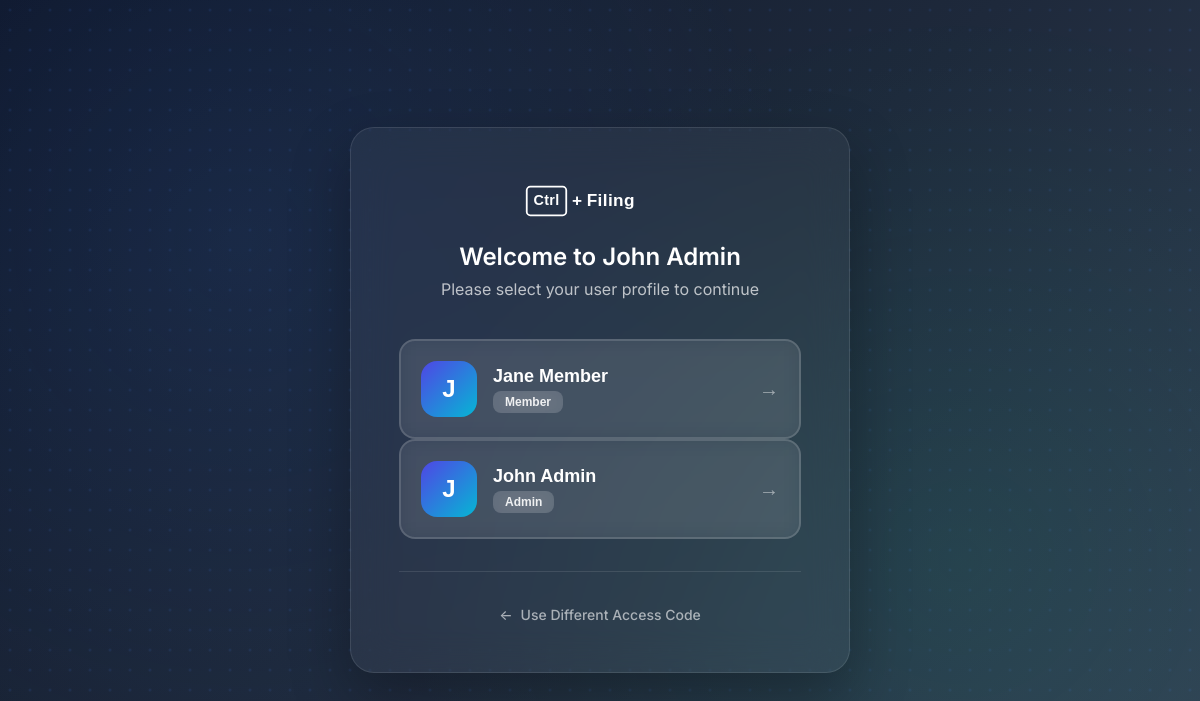
The app's page /select-user (signed in), older data.
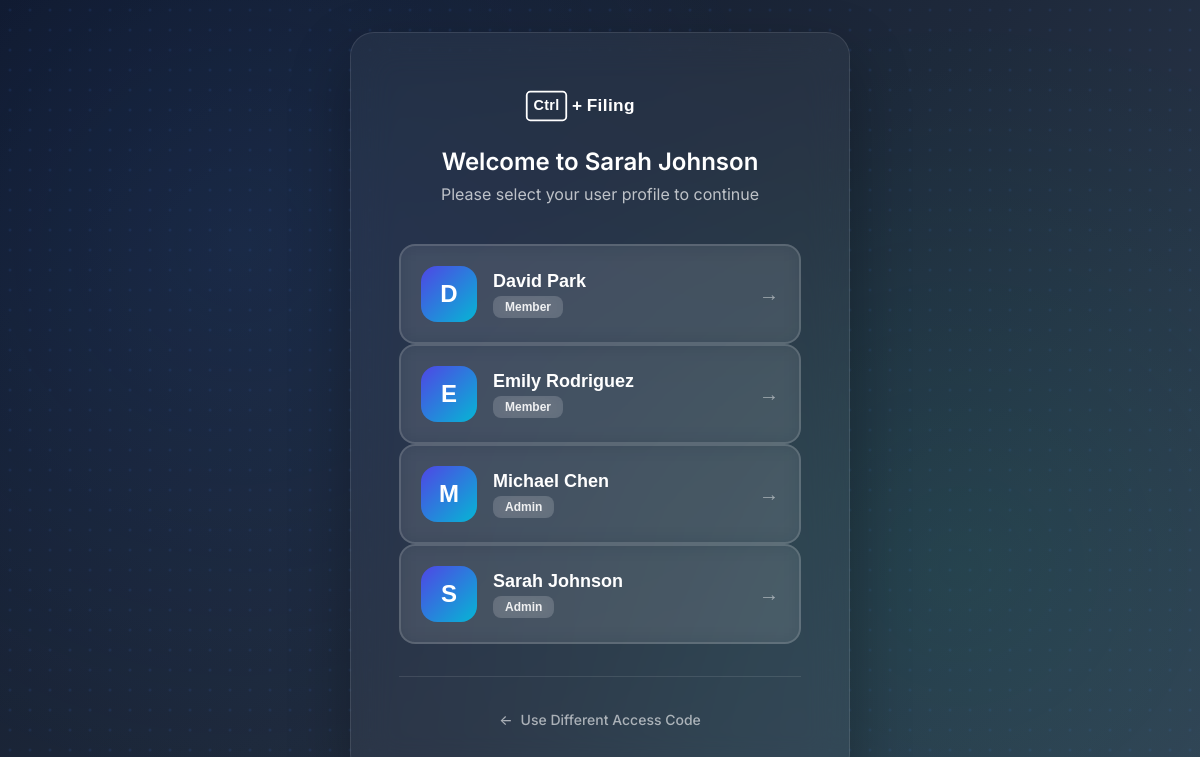
The same page, newer data.
### src/models/auth.py (models this page shows)
class User(db.Model):
    id = db.Column(db.Integer, primary_key=True)
    name = db.Column(db.String(100), nullable=False)
    role = db.Column(db.String(20), nullable=False, default='Member')
    firm_id = db.Column(db.Integer, db.ForeignKey('firm.id'), nullable=False)
    created_at = db.Column(db.DateTime, default=datetime.utcnow)
    tasks = db.relationship('Task', backref='assignee', lazy=True)
    activity_logs = db.relationship('ActivityLog', backref='user', lazy=True)

### src/modules/auth/routes.py (the view)
@auth_bp.route('/select-user')
def select_user():
    if not SessionService.is_firm_authenticated():
        return redirect(url_for('auth.login'))
    firm_id = session['firm_id']
    auth_service = ServiceFactory.create_auth_service()
    users = auth_service.get_users_for_firm(firm_id)
    return render_template('auth/select_user.html', users=users, firm_name=session.get('firm_name', 'Your Firm'))

### src/modules/auth/repository.py (called while the page is built)
    def get_by_firm(self, firm_id: int, include_inactive: bool = False) -> List[User]:
        query = User.query.filter(User.firm_id == firm_id)
        return query.order_by(User.name.asc()).all()

### src/modules/auth/service.py (called while the page is built)
    def get_users_for_firm(self, firm_id: int) -> List[User]:
        return self.user_repository.get_by_firm(firm_id)

### src/modules/auth/session_service.py (called while the page is built)
    @staticmethod
    def is_firm_authenticated() -> bool:
        return (
            'firm_id' in session and
            'firm_name' in session and
            session.get('firm_id') is not None
        )

### src/shared/base.py (called while the page is built)
    def get_db():
        return db

### src/shared/service_factory.py (called while the page is built)
    @staticmethod
    def create_auth_service():
        from src.modules.auth.firm_repository import FirmRepository
        from src.modules.auth.repository import UserRepository
        from src.modules.auth.service import AuthService
        return AuthService(
            firm_repository=FirmRepository(),
            user_repository=UserRepository()
        )

### templates/auth/select_user.html (shortened to what this page needs)
<!DOCTYPE html>
<html lang="en">
<head>
</head>
<body>
    <div class="select-container">
        <div class="select-card">
            <div class="header-section">
                <div class="logo">
                    <img src="{{ url_for('static', filename='images/logos/ctrlfiling-logo.svg') }}" alt="CtrlFiling Logo">
                </div>
                <h1 class="welcome-title">Welcome to {{ firm_name }}</h1>
                <p class="welcome-subtitle">Please select your user profile to continue</p>
            </div>
            {% if users %}
                <div class="users-list">
                    {% for user in users %}
                    <form method="POST" action="{{ url_for('auth.set_user') }}" style="display: inline-block; width: 100%;">
                        <button type="submit" class="user-button">
                            <div class="user-avatar">
                                {{ user.name[0].upper() }}
                            </div>
                            <div class="user-info">
                                <div class="user-name">{{ user.name }}</div>
                                <div class="user-details">
                                    <span class="user-role {{ 'admin' if user.role == 'admin' else '' }}">
                                        {{ user.role }}
                                    </span>
                                </div>
                            </div>
                            <div class="user-arrow icon-arrow"></div>
                        </button>
                    </form>
                    {% endfor %}
                </div>
                <div class="back-link">
                    <a href="{{ url_for('auth.login') }}">
                        <span class="icon-back"></span>
                        <span>Use Different Access Code</span>
                    </a>
                </div>
            {% endif %}
        </div>
    </div>
</body>
</html>

Row changes from the older to the newer data that the page shows:
removed User: name "John Admin", name "J", role "Admin"
removed User: name "J", name "Jane Member", role "Member"
added User: name "Sarah Johnson", name "S", role "Admin"
added User: name "D", name "David Park", role "Member"
added User: name "E", name "Emily Rodriguez", role "Member"
added User: name "M", name "Michael Chen", role "Admin"
